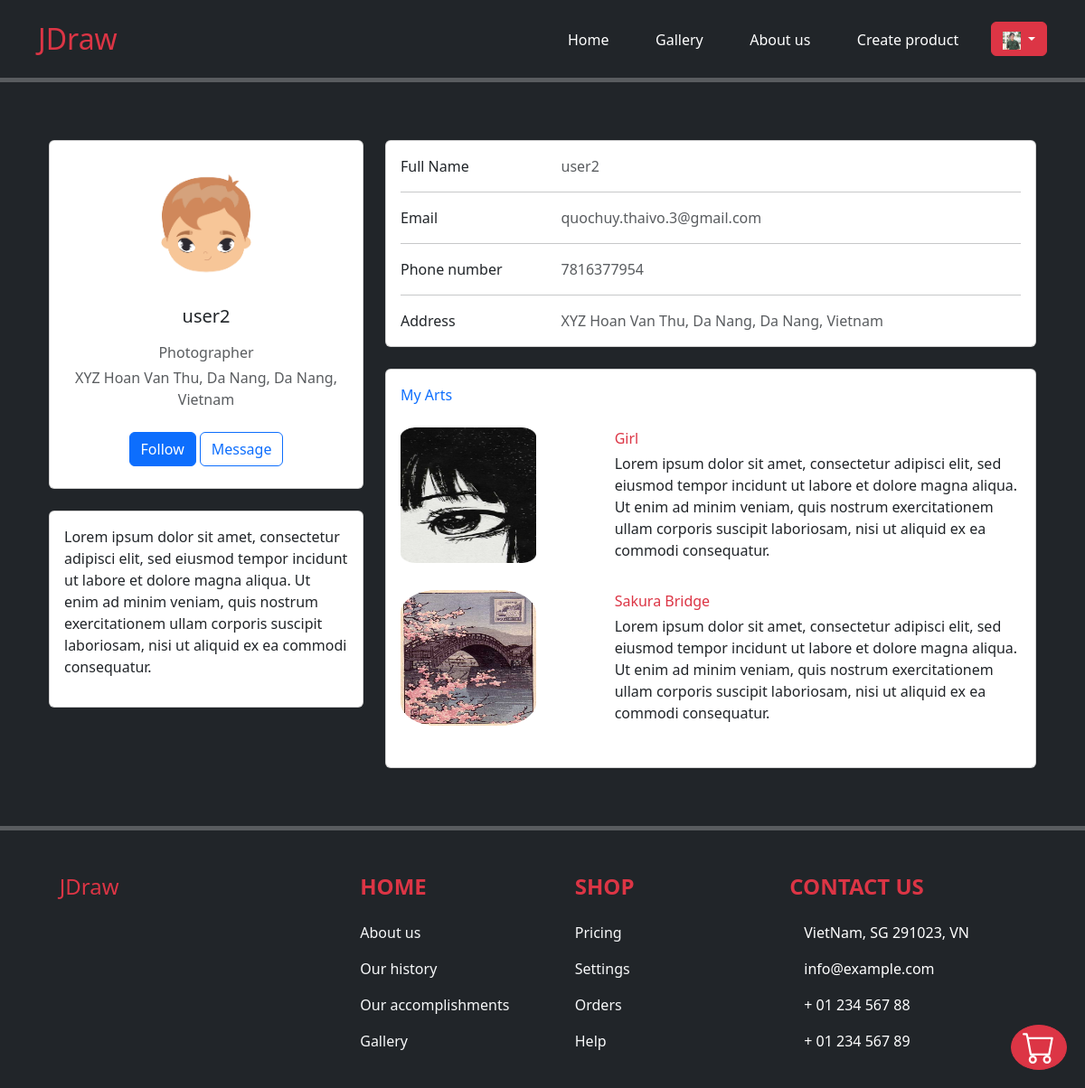
Screenshot of /profile/3 (signed in) with the database file from the repository.
### exe201/models.py (models this page shows, shortened)
class User(db.Model, UserMixin):
    id = db.Column(db.Integer(), primary_key = True)
    username = db.Column(db.String(length=30), nullable = False, unique = True)
    email_address = db.Column(db.String(length=50), nullable = False, unique = True)
    image_link = db.Column(db.String(length = 300), nullable = True, default = '/profile_img/default.webp')
    password_hash = db.Column(db.String(length=60), nullable = False)
    @property
    def password(self):
        return self.password

class Profile(db.Model):
    id = db.Column(db.Integer(), primary_key = True)
    fullname = db.Column(db.String(length = 30), nullable = True)
    image_link = db.Column(db.String(length = 300), nullable = True, default = '/profile_img/default.webp')
    phone_number = db.Column(db.String(length = 10), nullable = True, unique = True)
    address = db.Column(db.String(length = 100), nullable = True)
    city = db.Column(db.String(length = 30), nullable = True)
    state = db.Column(db.String(length = 30), nullable = True)
    zipcode = db.Column(db.String(length = 5), nullable = True)
    country = db.Column(db.String(length = 30), nullable = True)
    about_me = db.Column(db.String(length = 1000), nullable = True)
    user_id = db.Column(db.Integer(), db.ForeignKey('user.id'))

class Artist(db.Model):
    id = db.Column(db.Integer(), primary_key = True)
    user_id = db.Column(db.Integer(), db.ForeignKey('user.id'))
    role = db.Column(db.String(length = 30), nullable = False)
    created_product = db.relationship('Product', backref='owned_artist', lazy=True)

class Product(db.Model):
    id = db.Column(db.Integer(), primary_key = True)
    name = db.Column(db.String(length = 30), nullable = False)
    image_link = db.Column(db.String(length = 300), nullable = True, default = 'meme_1.jpg')
    price = db.Column(db.Integer(), nullable = False)
    description = db.Column(db.String(length = 1000), nullable = True)
    creator = db.Column(db.Integer(), db.ForeignKey('artist.id'))

### exe201/routes.py (the view)
@app.route('/profile/<int:user_id>')
@login_required
def profile_page(user_id):
    user_profile = Profile.query.filter_by(user_id=user_id).first()
    user_email_address = User.query.filter_by(id=user_id).first().email_address
    user_role = Artist.query.filter_by(user_id=user_id).first()
    if user_role:
        user_role = user_role.role
    else:
        user_role = 'Customer'
    artist_products = None
    artist_products = Product.query.filter_by(creator=user_id).all()
    if artist_products:
        return render_template('profile.html', user_profile = user_profile, user_email_address = user_email_address, user_role = user_role, artist_products = artist_products)
    return render_template('profile.html', user_profile = user_profile, user_email_address = user_email_address, user_role = user_role)

### exe201/models.py (called while the page is built)
@login_manager.user_loader
def load_user(user_id):
    return User.query.get(int(user_id))

### exe201/templates/profile.html (shortened to what this page needs)
{% extends 'base.html' %}
{% block body %}
<div class="container">
    <div class="container py-5">
        <div class="row">
            <div class="col-lg-4">
                <div class="card mb-4">
                    <div class="card-body text-center">
                        <img src="{{ url_for('static', filename=user_profile.image_link) }}"
                            alt="avatar" class="rounded-circle img-fluid" style="width: 150px;">
                        <h5 class="my-3">{{ user_profile.fullname }}</h5>
                        <p class="text-muted mb-1">{{ user_role }}</p>
                        <p class="text-muted mb-4">{{ user_profile.address }}, {{ user_profile.state }}, {{ user_profile.city }}, {{ user_profile.country }}</p>
                        <div class="d-flex justify-content-center mb-2">
                            {% if current_user.id == user_profile.user_id %}
                            <a type="button" class="btn btn-primary" href="{{ url_for('edit_profile')}}">Edit profile</a>
                            <a type="button" class="btn btn-outline-primary ms-1" href="#">Share</a>
                            {% else %}
                            <a type="button" class="btn btn-primary">Follow</a>
                            <a type="button" class="btn btn-outline-primary ms-1">Message</a>
                            {% endif %}
                        </div>
                    </div>
                </div>
                <div class="card mb-4 mb-lg-0">
                    <div class="card-body p-0">
                        <p class="p-3">
                            {{ user_profile.about_me }}
                        </p>
                    </div>
                </div>
            </div>
            <div class="col-lg-8">
                <div class="card mb-4">
                    <div class="card-body">
                        <div class="row">
                            <div class="col-sm-3">
                                <p class="mb-0">Full Name</p>
                            </div>
                            <div class="col-sm-9">
                                <p class="text-muted mb-0">{{ user_profile.fullname }}</p>
                            </div>
                        </div>
                        <hr>
                        <div class="row">
                            <div class="col-sm-3">
                                <p class="mb-0">Email</p>
                            </div>
                            <div class="col-sm-9">
                                <p class="text-muted mb-0">{{ user_email_address }}</p>
                            </div>
                        </div>
                        <hr>
                        <div class="row">
                            <div class="col-sm-3">
                                <p class="mb-0">Phone number</p>
                            </div>
                            <div class="col-sm-9">
                                <p class="text-muted mb-0">{{ user_profile.phone_number }}</p>
                            </div>
                        </div>
                        <hr>
                        <div class="row">
                            <div class="col-sm-3">
                                <p class="mb-0">Address</p>
                            </div>
                            <div class="col-sm-9">
                                <p class="text-muted mb-0">{{ user_profile.address }}, {{ user_profile.state }}, {{ user_profile.city }}, {{ user_profile.country }}</p>
                            </div>
                        </div>
                    </div>
                </div>
                {% if artist_products != null %}
                <div class="row">
                    <div class="col-md-12">
                        <div class="card mb-4 mb-md-0">
                            <div class="card-body">
                                <p class="mb-4 text-primary"> My Arts </p>
                                {% for product in artist_products %}
                                <div class="row pb-3">
                                    <div class="col-md-4">
                                        <img class="img-fluid rounded mb-3 mb-md-0" src="{{ url_for('static', filename = product.image_link)}}" alt="{{ product.name }}" style="height: 150px; width: 150px;">
                                    </div>
                                    <div class="col-md-8">
                                        <p class="mb-1 text-danger font-weight-semibold">{{ product.name }}</p>
                                        <p class="mb-3">{{ product.description }}</p>
                                    </div>
                                </div>
                                {% endfor %}
                            </div>
                        </div>
                    </div>
                </div>
                {% else %}
                <div class="row">
                    <div class="col-md-12">
                        <img class="w-100 h-75 rounded" src="{{ url_for('static', filename='img/background.jpeg')}}" alt="Background">
                    </div>
                </div>
                {% endif %}
            </div>
        </div>
    </div>
</div>
{% endblock %}

### exe201/templates/base.html (shortened to what this page needs)
<!doctype html>
<html lang="en">
<head>
  <link href="https://cdn.jsdelivr.net/npm/bootstrap@5.3.0/dist/css/bootstrap.min.css" rel="stylesheet">
</head>
<body class="bg-dark" style="padding-top: 2%; color: white">
  <div class="container">
    <div class="row align-items-start">
      <div class="col">
        <h2 class="text_left text-danger">JDraw</h2>
      </div>
      <div class="col">
        <ul class="nav justify-content-between navbar-light">
          <li class="nav-item">
            <a class="nav-link active" aria-current="page" style="color:white !important"
              href="{{ url_for('home_page') }}">Home</a>
          </li>
          <li class="nav-item">
            <a class="nav-link" style="color:white !important" href="{{ url_for('gallery_page') }}">Gallery</a>
          </li>
          <li class="nav-item">
            <a class="nav-link" style="color:white !important" href="{{ url_for('about_us_page') }}">About us</a>
          </li>
          {% if current_user.is_authenticated %}
          <li class="nav-item">
            <a class="nav-link" style="color:white !important" href="{{ url_for('create_product_page') }}">Create
              product</a>
          </li>
          <div class="dropdown">
            <a class="btn btn-danger dropdown-toggle" href="#" role="button" id="dropdownMenuLink"
              data-bs-toggle="dropdown" aria-expanded="false">
              <img class="img-circle" src="{{ url_for('static', filename = current_user.image_link)}}"
                style="height: 20px; width: 20px;">
            </a>
          </div>
          {% endif %}
        </ul>
      </div>
    </div>
  </div>
  <hr style="border-top: 5px solid white;">
  {% block body %}
  {% endblock %}
  <hr style="border-top: 5px solid white;">
  {% if current_user.is_authenticated %}
  <a class="btn btn-danger rounded-circle position-fixed" style="bottom: 20px; right: 20px;"
    href="{{ url_for('cart_page') }}">
  </a>
  {% endif %}
  <footer class="text-center text-lg-start text-white position: relative min-height: 100vh">
    <section class="">
      <div class="container text-center text-md-start mt-5">
        <div class="row mt-3">
          <div class="col-md-3 col-lg-4 col-xl-3 mx-auto mb-4">
            <h4 class="mb-4 text-danger">
              JDraw
            </h4>
          </div>
          <div class="col-md-3 col-lg-2 col-xl-2 mx-auto mb-4">
            <h4 class="text-uppercase fw-bold mb-4 text-danger">
              Home
            </h4>
            <p>
              <a href="#!" class="text-decoration-none text-light">About us</a>
            </p>
            <p>
              <a href="#!" class="text-decoration-none text-light">Our history</a>
            </p>
            <p>
              <a href="#!" class="text-decoration-none text-light">Our accomplishments</a>
            </p>
            <p>
              <a href="#!" class="text-decoration-none text-light">Gallery</a>
            </p>
          </div>
          <div class="col-md-3 col-lg-2 col-xl-2 mx-auto mb-4">
            <h4 class="text-uppercase fw-bold mb-4 text-danger">
              Shop
            </h4>
            <p>
              <a href="#!" class="text-decoration-none text-light">Pricing</a>
            </p>
            <p>
              <a href="#!" class="text-decoration-none text-light">Settings</a>
            </p>
            <p>
              <a href="#!" class="text-decoration-none text-light">Orders</a>
            </p>
            <p>
              <a href="#!" class="text-decoration-none text-light">Help</a>
            </p>
          </div>
          <div class="col-md-4 col-lg-3 col-xl-3 mx-auto mb-md-0 mb-4">
            <h4 class="text-uppercase fw-bold mb-4 text-danger">Contact us</h4>
            <p> VietNam, SG 291023, VN</p>
            <p>
              info@example.com
            </p>
            <p> + 01 234 567 88</p>
            <p> + 01 234 567 89</p>
          </div>
        </div>
      </div>
    </section>
  </footer>
</html>

### rows the page displays
User: image_link (picture)
Profile: image_link (picture), fullname "user2", address "XYZ Hoan Van Thu", state "Da Nang", city "Da Nang", country "Vietnam", about_me "Lorem ipsum dolor sit amet, consectetur adipisci elit, sed eiusmod tempor incidunt ut labore et dolore magna aliqua. Ut enim ad minim veniam, quis nostrum exercitationem ullam corporis suscipit laboriosam, nisi ut aliquid ex ea commodi consequatur.", phone_number "7816377954"
Artist: role "Photographer"
User: email_address "quochuy.thaivo.3@gmail.com"
Product: image_link (picture), name "Girl", description "Lorem ipsum dolor sit amet, consectetur adipisci elit, sed eiusmod tempor incidunt ut labore et dolore magna aliqua. Ut enim ad minim veniam, quis nostrum exercitationem ullam corporis suscipit laboriosam, nisi ut aliquid ex ea commodi consequatur."
Product: image_link (picture), name "Sakura Bridge", description "Lorem ipsum dolor sit amet, consectetur adipisci elit, sed eiusmod tempor incidunt ut labore et dolore magna aliqua. Ut enim ad minim veniam, quis nostrum exercitationem ullam corporis suscipit laboriosam, nisi ut aliquid ex ea commodi consequatur."
